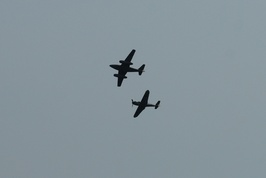
#> input picture Lab-4/samolot01.jpg, 266 x 178 px, shrunk from 800 x 536 before the run
$ python samoloty.py   (older library calls are emulated)
#> lines starting #> are read from the running program, lines starting #| are printed output that depends on the picture; after the words box and inside, x2 and y2 are one past the last pixel; in counts of white or black regions, pixels touching at a corner belong together
from pylab import *
from skimage import io
from skimage import img_as_float
import skimage.morphology as mp
from skimage import feature
import scipy.ndimage
import imageio.core.util


def ignore_warnings(*args, **kwargs):
    pass


imageio.core.util._precision_warn = ignore_warnings

images = ["samolot01.jpg", "samolot02.jpg", "samolot03.jpg",
          "samolot04.jpg", "samolot05.jpg", "samolot06.jpg",
          "samolot07.jpg", "samolot08.jpg", "samolot09.jpg",
          "samolot10.jpg", "samolot11.jpg", "samolot12.jpg",
          "samolot13.jpg", "samolot14.jpg", "samolot15.jpg",
          "samolot16.jpg", "samolot17.jpg", "samolot18.jpg",]

edge_colors = [[1, 0, 0], [0, 1, 0], [0, 0, 1], [0, 1, 1], [1, 1, 0], [1, 0, 1]]

selem = mp.selem.disk(3)

for i in range(18):
    img = io.imread(images[i], as_gray=True)
#> img: shape (178, 266) float64; min 0.0205, max 0.645, mean 0.57
    img = img_as_float(img)

    true_image = io.imread(images[i])
    true_image = img_as_float(true_image)

    edges = feature.canny(img, sigma=5)
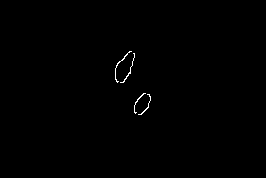
#> edges: shape (178, 266) bool; 0.33% white in thin lines or dots, all inside (x1, y1, x2, y2) = (115, 51, 151, 115)
    edges = mp.binary_dilation(edges, selem=selem)
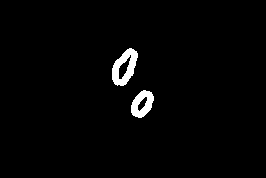
#> edges: shape (178, 266) bool; 2% white; 2 white regions, box (x1, y1, x2, y2) and area: (112, 48, 138, 86) 540, (131, 90, 154, 118) 395
    labeled, objects = scipy.ndimage.label(edges)
#> labeled: shape (178, 266) int32; 3 distinct labels, from 0 to 2
#> objects = 2

    for j in range(len(edges)):
        for k in range(len(edges[j])):
            for l in range(6):  # number of edge colors
                if labeled[j][k] and (labeled[j][k] % 6) == l:  # if appropriate label is present
                    true_image[j][k] = edge_colors[l]
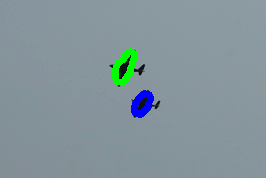
#> true_image: shape (178, 266, 3) float64; mean R, G, B 0.518, 0.583, 0.608

    print("Processed: ", images[i], "Now saving to Processed/"+images[i]+"...")
#> (the run stopped early here; a loop or call above may not have finished)

$ run again, with Lab-4/samolot00.jpg copied over Lab-4/samolot01.jpg
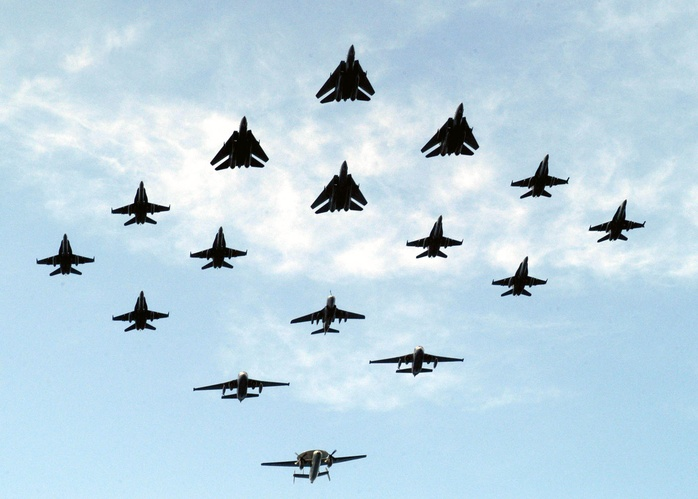
#> input picture Lab-4/samolot00.jpg, 698 x 499 px, shrunk from 2100 x 1500 before the run
#> `labeled, objects = scipy.ndimage.label(edges)`:
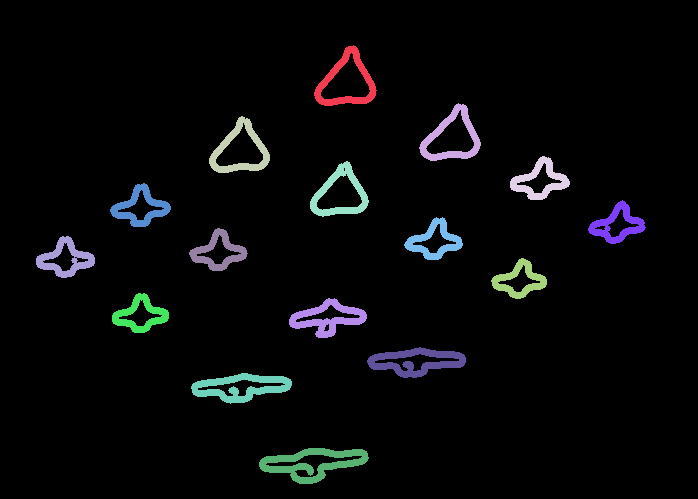
#> labeled: shape (499, 698) int32; 17 distinct labels, from 0 to 16; one colour per label, 0 black
#> objects = 16
#> after the loop `for j in range(len(edges)):`:
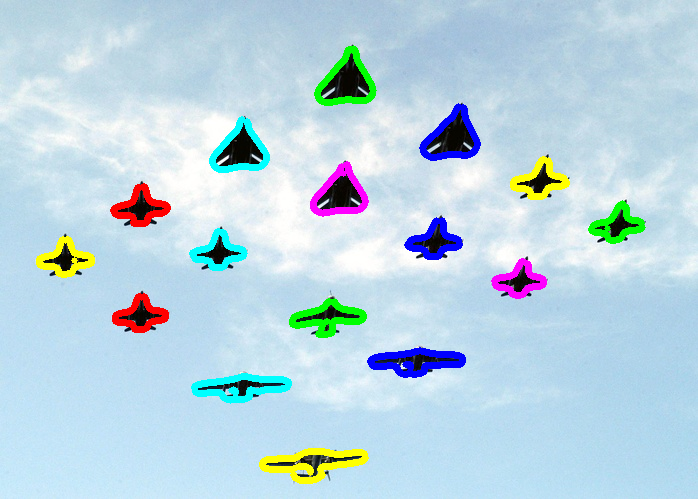
#> true_image: shape (499, 698, 3) float64; mean R, G, B 0.732, 0.834, 0.882
